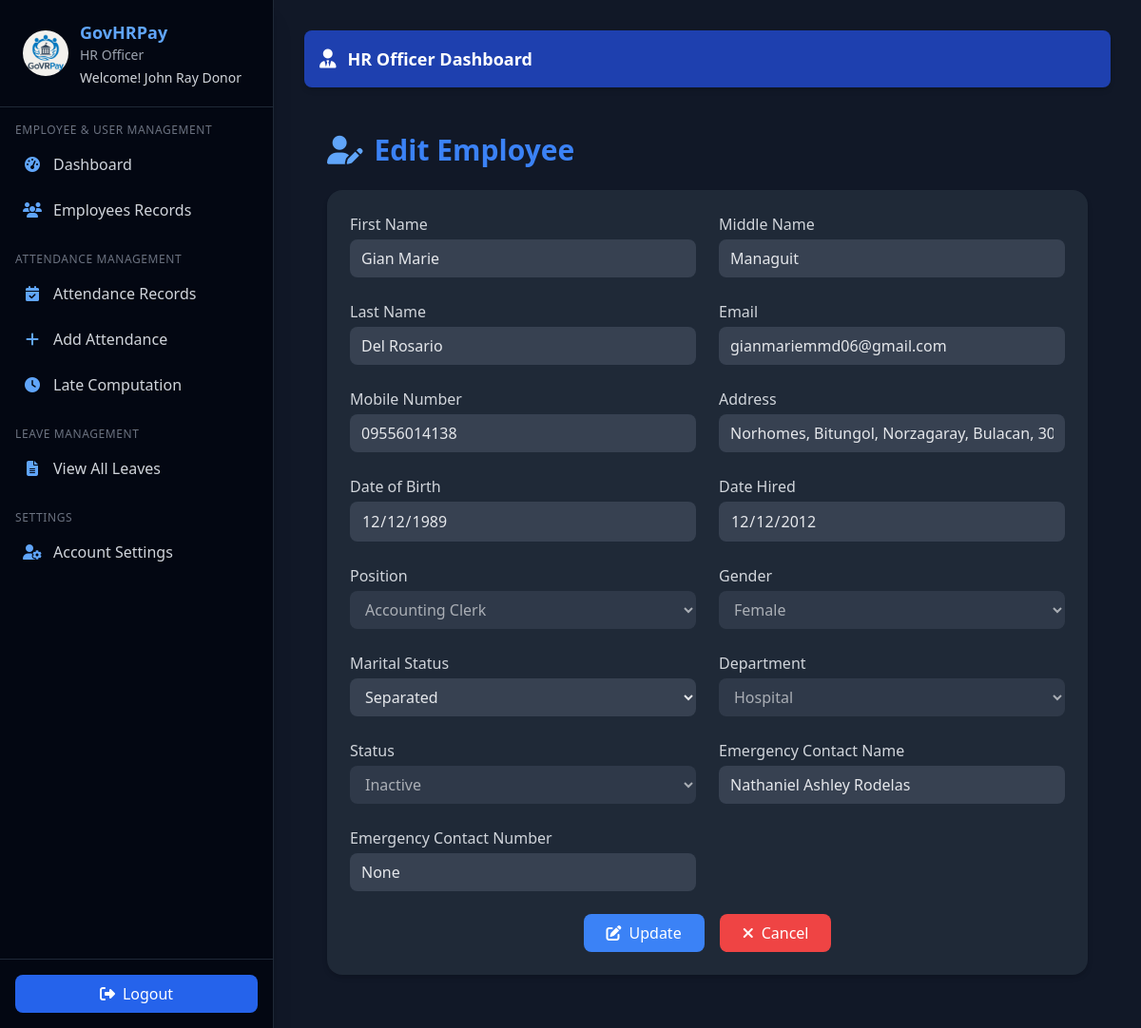
Page /hr/officer/employees/1/edit (signed in) on the earlier database version.
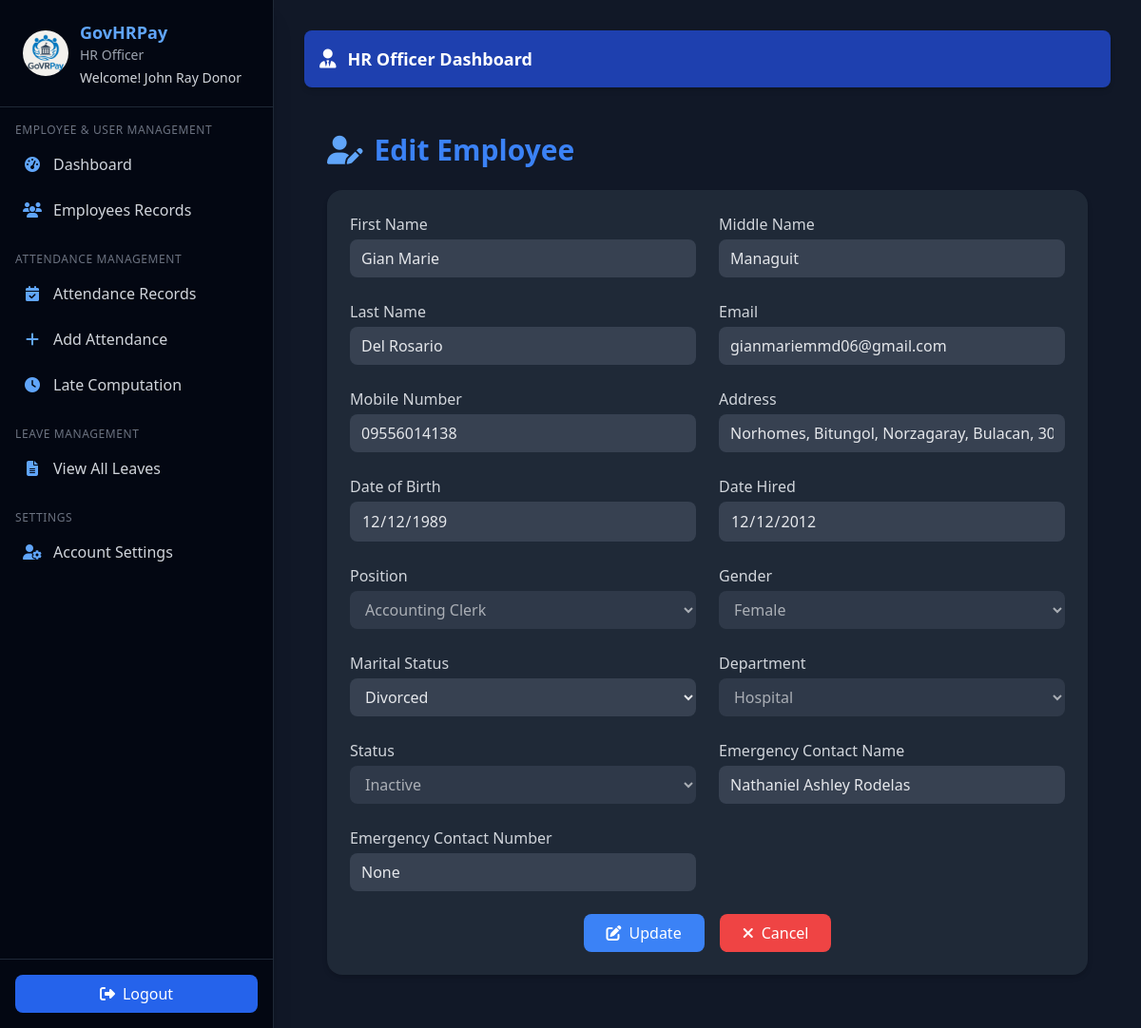
Same page on the later database version.
### hr_system/hr/models/hr_models.py (models this page shows, shortened)
class Employee(db.Model):
    __tablename__ = "employee"
    id = db.Column(db.Integer, primary_key=True)
    employee_id = db.Column(db.String(20), unique=True, nullable=False)
    user_id = db.Column(db.Integer, db.ForeignKey('user.id', name='fk_employee_user_id'), unique=True)
    department_id = db.Column(db.Integer, db.ForeignKey('department.id', name='fk_employee_department_id'))
    position_id = db.Column(db.Integer, db.ForeignKey('position.id', name='fk_employee_position_id'))
    first_name = db.Column(db.String(100), nullable=False)
    last_name = db.Column(db.String(100), nullable=False)
    middle_name = db.Column(db.String(100))
    email = db.Column(db.String(150), unique=True, nullable=False)
    phone = db.Column(db.String(20))
    barangay = db.Column(db.String(100))
    municipality = db.Column(db.String(100))
    province = db.Column(db.String(100))
    postal_code = db.Column(db.String(10))
    street_address = db.Column(db.String(255))
    salary = db.Column(db.Float)
    date_hired = db.Column(db.Date, nullable=False)
    date_of_birth = db.Column(db.Date)
    gender = db.Column(db.String(10))
    marital_status = db.Column(db.String(20))
    emergency_contact = db.Column(db.String(100))
    emergency_phone = db.Column(db.String(20))
    status = db.Column(db.String(20), default="Active")
    archived = db.Column(db.Boolean, default=False)
    archived_at = db.Column(db.DateTime)
    cs_eligibility = db.Column(db.String(50))
    created_at = db.Column(db.DateTime, default=datetime.utcnow)
    updated_at = db.Column(db.DateTime, default=datetime.utcnow, onupdate=datetime.utcnow)
    user = db.relationship("User", back_populates="employee_profile", uselist=False)
    department = db.relationship("Department", back_populates="employees", foreign_keys=[department_id])
    position = db.relationship("Position", back_populates="employees", foreign_keys=[position_id])
    attendances = db.relationship("Attendance", back_populates="employee", lazy=True)
    leaves = db.relationship("Leave", back_populates="employee", lazy=True)
    leave_credits = db.relationship("LeaveCredit", back_populates="employee", lazy=True)
    payrolls = db.relationship("Payroll", back_populates="employee", lazy=True)
    payslips = db.relationship("Payslip", back_populates="employee", lazy=True)
    employee_deductions = db.relationship("EmployeeDeduction", back_populates="employee", lazy=True, cascade="all, delete-orphan")
    employee_allowances = db.relationship("EmployeeAllowance", back_populates="employee", lazy=True, cascade="all, delete-orphan")
    employment_type_id = db.Column(db.Integer, db.ForeignKey("employment_type.id", name="fk_employee_employment_type_id"))
    employment_type = db.relationship("EmploymentType", back_populates="employees", foreign_keys=[employment_type_id])
    deductions = db.relationship(
        "Deduction",
        secondary="employee_deductions",
        viewonly=True,
        lazy="joined"
    )
    allowances = db.relationship(
        "Allowance",
        secondary="employee_allowances",
        viewonly=True,
        lazy="joined"
    )
    def get_full_address(self):
        parts = [self.street_address, self.barangay, self.municipality, self.province, self.postal_code]
        return ', '.join([p for p in parts if p])

class Position(db.Model):
    __tablename__ = "position"
    id = db.Column(db.Integer, primary_key=True)
    name = db.Column(db.String(100), unique=True, nullable=False)
    description = db.Column(db.Text)
    department_id = db.Column(db.Integer, db.ForeignKey("department.id", name="fk_position_department_id"))
    department = db.relationship("Department", back_populates="positions", foreign_keys=[department_id])
    employees = db.relationship("Employee", back_populates="position", lazy=True)

class Department(db.Model):
    __tablename__ = "department"
    id = db.Column(db.Integer, primary_key=True)
    name = db.Column(db.String(100), unique=True, nullable=False)
    description = db.Column(db.Text)
    head_id = db.Column(db.Integer, db.ForeignKey("user.id", name="fk_department_head_id"))
    created_at = db.Column(db.DateTime, default=datetime.utcnow)
    head = db.relationship("User", back_populates="managed_department", foreign_keys=[head_id])
    employees = db.relationship("Employee", back_populates="department", lazy=True)
    positions = db.relationship("Position", back_populates="department", lazy=True)

### hr_system/hr/routes/hr_officer_routes.py (the view, shortened to what this page needs)
@hr_officer_bp.route("/employees/<int:employee_id>/edit", methods=["GET", "POST"])
@login_required
@hr_officer_required
def edit_employee(employee_id):
    employee = Employee.query.get_or_404(employee_id)
    departments = Department.query.all()
    positions = Position.query.all()
    return render_template(
        "hr/officer/officer_edit.html",
        employee=employee,
        departments=departments,
        positions=positions,
    )

### hr_system/hr/__init__.py (called while the page is built)
@login_manager.user_loader
def load_user(user_id):
    return User.query.get(int(user_id))

### hr_system/hr/models/user.py (called while the page is built)
    def get_full_name(self):
        return f"{self.first_name} {self.last_name}"

### hr_system/hr/utils.py (called while the page is built)
def hr_officer_required(f):
    @wraps(f)
    def decorated_function(*args, **kwargs):
        if not current_user.is_authenticated or current_user.role not in ['admin', 'officer']:
            return jsonify({'error': 'HR Officer access required'}), 403
        return f(*args, **kwargs)
    return decorated_function

### templates/hr/officer/officer_edit.html (shortened to what the changed rows need)
{% extends 'hr/officer/officer_base.html' %}
{% block content %}
<main class="p-6 max-w-6xl mx-auto">
  <h1 class="text-3xl font-bold text-blue-500 mb-6 flex items-center gap-3">
    <i class="fa-solid fa-user-pen text-blue-400"></i>
    Edit Employee
  </h1>
  <div class="bg-gray-800 shadow-md rounded-2xl p-6">
    <form id="editForm" method="POST" action="{{ url_for('officer.edit_employee', employee_id=employee.id) }}" class="space-y-6">
      <div class="grid grid-cols-1 md:grid-cols-2 gap-6">
        <div>
          <label class="block text-gray-300 font-medium mb-1">First Name</label>
          <input type="text" name="first_name" value="{{ employee.first_name }}" readonly
                 class="w-full bg-gray-700 text-gray-200 px-3 py-2 rounded-lg focus:ring-2 focus:ring-blue-400"/>
        </div>
        <div>
          <label class="block text-gray-300 font-medium mb-1">Middle Name</label>
          <input type="text" name="middle_name" value="{{ employee.middle_name }}" readonly
                 class="w-full bg-gray-700 text-gray-200 px-3 py-2 rounded-lg focus:ring-2 focus:ring-blue-400"/>
        </div>
        <div>
          <label class="block text-gray-300 font-medium mb-1">Last Name</label>
          <input type="text" name="last_name" value="{{ employee.last_name }}" readonly
                 class="w-full bg-gray-700 text-gray-200 px-3 py-2 rounded-lg focus:ring-2 focus:ring-blue-400"/>
        </div>
        <div>
          <label class="block text-gray-300 font-medium mb-1">Email</label>
          <input type="email" name="email" value="{{ employee.email }}" readonly
                 class="w-full bg-gray-700 text-gray-200 px-3 py-2 rounded-lg focus:ring-2 focus:ring-blue-400"/>
        </div>
        <div>
          <label class="block text-gray-300 font-medium mb-1">Mobile Number</label>
          <input type="text" name="phone" value="{{ employee.phone }}" required
                 class="w-full bg-gray-700 text-gray-200 px-3 py-2 rounded-lg focus:ring-2 focus:ring-blue-400"/>
        </div>
        <div>
          <label class="block text-gray-300 font-medium mb-1">Address</label>
          <input type="text" name="address" value="{{ employee.get_full_address() }}" required
                 class="w-full bg-gray-700 text-gray-200 px-3 py-2 rounded-lg focus:ring-2 focus:ring-blue-400"/>
        </div>
        <div>
          <label class="block text-gray-300 font-medium mb-1">Date of Birth</label>
          <input type="date" name="date_of_birth"
                 value="{{ employee.date_of_birth.strftime('%Y-%m-%d') if employee.date_of_birth else '' }}" readonly
                 class="w-full bg-gray-700 text-gray-200 px-3 py-2 rounded-lg focus:ring-2 focus:ring-blue-400"/>
        </div>
        <div>
          <label class="block text-gray-300 font-medium mb-1">Date Hired</label>
          <input type="date" name="date_hired"
                 value="{{ employee.date_hired.strftime('%Y-%m-%d') if employee.date_hired else '' }}" readonly
                 class="w-full bg-gray-700 text-gray-200 px-3 py-2 rounded-lg focus:ring-2 focus:ring-blue-400"/>
        </div>
        <div>
          <label class="block text-gray-300 font-medium mb-1">Position</label>
          <select name="position" disabled
                  class="w-full bg-gray-700 text-gray-200 px-3 py-2 rounded-lg focus:ring-2 focus:ring-blue-400">
            {% for pos in positions %}
              <option value="{{ pos.id }}" {% if employee.position_id == pos.id %}selected{% endif %}>{{ pos.name }}</option>
            {% endfor %}
          </select>
        </div>
        <div>
          <label class="block text-gray-300 font-medium mb-1">Gender</label>
          <select name="gender" disabled
                  class="w-full bg-gray-700 text-gray-200 px-3 py-2 rounded-lg focus:ring-2 focus:ring-blue-400">
            <option value="Female" {% if employee.gender == 'Female' %}selected{% endif %}>Female</option>
          </select>
        </div>
        <div>
          <label class="block text-gray-300 font-medium mb-1">Marital Status</label>
          <select name="marital_status" required
                  class="w-full bg-gray-700 text-gray-200 px-3 py-2 rounded-lg focus:ring-2 focus:ring-blue-400">
            <option value="Separated" {% if employee.marital_status == 'Separated' %}selected{% endif %}>Separated</option>
            <option value="Divorced" {% if employee.marital_status == 'Divorced' %}selected{% endif %}>Divorced</option>
          </select>
        </div>
        <div>
          <label class="block text-gray-300 font-medium mb-1">Department</label>
          <select name="department" disabled
                  class="w-full bg-gray-700 text-gray-200 px-3 py-2 rounded-lg focus:ring-2 focus:ring-blue-400">
            {% for dept in departments %}
              <option value="{{ dept.id }}" {% if employee.department_id == dept.id %}selected{% endif %}>{{ dept.name }}</option>
            {% endfor %}
          </select>
        </div>
        <div>
          <label class="block text-gray-300 font-medium mb-1">Emergency Contact Name</label>
          <input type="text" name="emergency_contact" value="{{ employee.emergency_contact }}" required
                 class="w-full bg-gray-700 text-gray-200 px-3 py-2 rounded-lg focus:ring-2 focus:ring-blue-400"/>
        </div>
        <div>
          <label class="block text-gray-300 font-medium mb-1">Emergency Contact Number</label>
          <input type="text" name="emergency_phone" value="{{ employee.emergency_phone }}" required
                 class="w-full bg-gray-700 text-gray-200 px-3 py-2 rounded-lg focus:ring-2 focus:ring-blue-400"/>
        </div>
      </div>
    </form>
  </div>
</main>
{% endblock %}

Differences in the rows shown:
changed Employee "Gian Marie": marital_status "Separated" → "Divorced"
